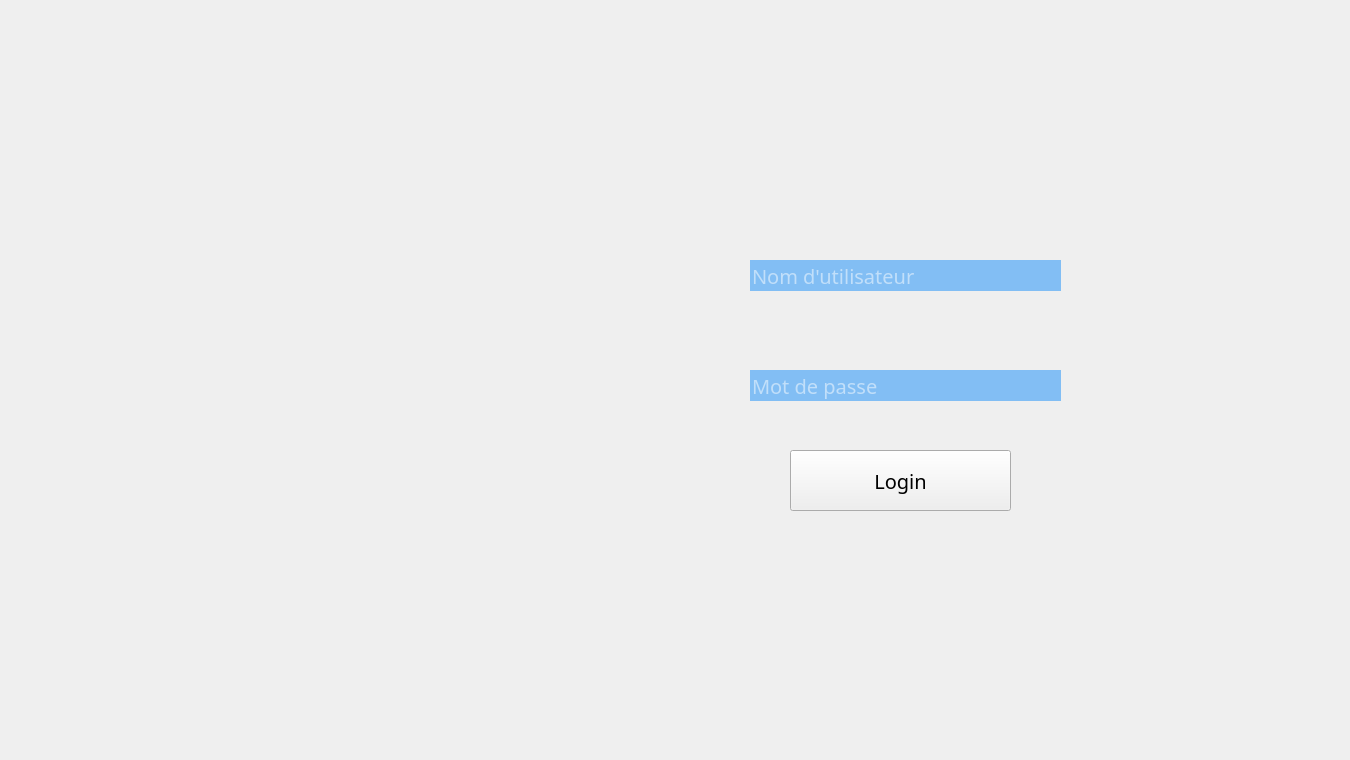
    <widget class="QWidget" name="page">
     <widget class="QLabel" name="label">
      <property name="geometry">
       <rect>
        <x>-30</x>
        <y>-10</y>
        <width>1341</width>
        <height>751</height>
       </rect>
      </property>
      <property name="styleSheet">
       <string notr="true">image: url(:/new/prefix1/img/log-in.png);</string>
      </property>
      <property name="text">
       <string/>
      </property>
     </widget>
     <widget class="QLineEdit" name="user">
      <property name="geometry">
       <rect>
        <x>750</x>
        <y>260</y>
        <width>311</width>
        <height>31</height>
       </rect>
      </property>
      <property name="font">
       <font>
        <family>Poppins Medium</family>
        <pointsize>15</pointsize>
       </font>
      </property>
      <property name="styleSheet">
       <string notr="true">background-color: rgb(130, 190, 244);
color: rgb(255, 255, 255);
border : none ;</string>
      </property>
      <property name="placeholderText">
       <string>Nom d'utilisateur</string>
      </property>
     </widget>
     <widget class="QLineEdit" name="pwd">
      <property name="geometry">
       <rect>
        <x>750</x>
        <y>370</y>
        <width>311</width>
        <height>31</height>
       </rect>
      </property>
      <property name="font">
       <font>
        <family>Poppins Medium</family>
        <pointsize>15</pointsize>
       </font>
      </property>
      <property name="styleSheet">
       <string notr="true">background-color: rgb(130, 190, 244);
color: rgb(255, 255, 255);
border : none ;</string>
      </property>
      <property name="echoMode">
       <enum>QLineEdit::Password</enum>
      </property>
      <property name="placeholderText">
       <string>Mot de passe</string>
      </property>
     </widget>
     <widget class="QPushButton" name="login">
      <property name="geometry">
       <rect>
        <x>790</x>
        <y>450</y>
        <width>221</width>
        <height>61</height>
       </rect>
      </property>
      <property name="font">
       <font>
        <family>Poppins Medium</family>
        <pointsize>15</pointsize>
       </font>
      </property>
      <property name="styleSheet">
       <string notr="true">QPushButton#pushButton{
background-color: rgb(255, 255, 255);
	color: rgb(130, 190, 244);
border-top-left-radius : 20px ; 
border-bottom-left-radius : 20px ; 
border-top-right-radius : 20px ; 
border-bottom-right-radius : 20px ; 
}
QPushButton#pushButton:hover{
background-color: rgb(58, 120, 242);
color: rgb(255,255, 255);
}
QPushButton#pushButton:pressed
{
padding-left:10px ;
padding-top:10px ;
}
</string>
      </property>
      <property name="text">
       <string>Login</string>
      </property>
     </widget>
    </widget>
